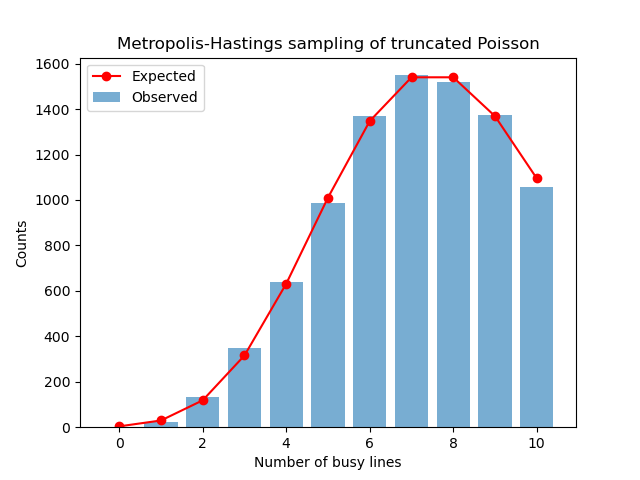

Here is the Python script that generated this plot:
import numpy as np
import matplotlib.pyplot as plt
from scipy.stats import chisquare

def truncated_poisson_pmf(i, A):
    return A**i / np.math.factorial(i)

def metropolis_hastings_truncated_poisson(A, m, n_samples):
    samples = []
    i = np.random.randint(0, m + 1)  # initial state
    for _ in range(n_samples):
        # Propose i ± 1
        proposal = i + np.random.choice([-1, 1])
        if proposal < 0 or proposal > m:
            samples.append(i)
            continue

        # Compute acceptance probability
        pi_current = truncated_poisson_pmf(i, A)
        pi_proposal = truncated_poisson_pmf(proposal, A)
        alpha = min(1, pi_proposal / pi_current)

        if np.random.rand() < alpha:
            i = proposal
        samples.append(i)

    return np.array(samples)

# Parameters (e.g. from exercise 4)
A = 8
m = 10
n_samples = 10000
samples = metropolis_hastings_truncated_poisson(A, m, n_samples)
burn_in = 1000
samples = samples

# Normalize the expected distribution
unnorm_probs = np.array([A**i / np.math.factorial(i) for i in range(m+1)])
expected_probs = unnorm_probs / unnorm_probs.sum()
expected_counts = len(samples) * expected_probs
print(expected_counts)

observed_counts = np.bincount(samples, minlength=m+1)

# Chi-squared test
chi2_stat, p_value = chisquare(observed_counts, expected_counts)

print(f"Chi-squared statistic: {chi2_stat:.4f}")
print(f"P-value: {p_value:.4f}")

# Visualization
plt.bar(range(m+1), observed_counts, alpha=0.6, label='Observed')
plt.plot(range(m+1), expected_counts, 'ro-', label='Expected')
plt.xlabel('Number of busy lines')
plt.ylabel('Counts')
plt.legend()
plt.title('Metropolis-Hastings sampling of truncated Poisson')
plt.show()


import seaborn as sns
import statsmodels.api as sm
sns.lineplot(x=range(500), y=samples[:500])
sm.graphics.tsa.plot_acf(samples, lags=40)
